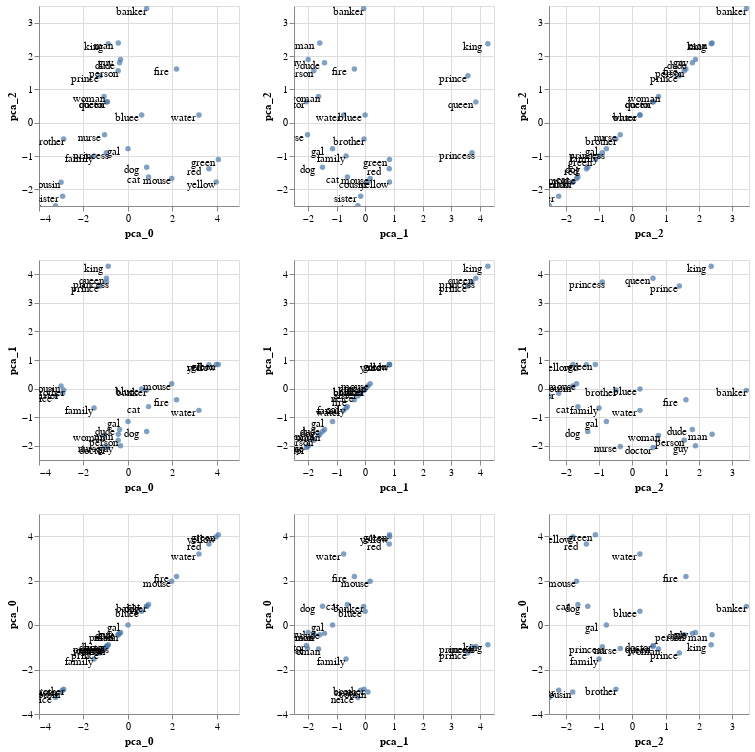

The cell this chart's notebook holds for it:
### Markdown cell above
But why go with only two plots when you can have an entire matrix?

### Code cell
pca_emb.plot_interactive_matrix('pca_0', 'pca_1', 'pca_2')

### Figure 1 — Vega-Lite specification as saved in the notebook (floating-point values rounded to 4 significant figures)
{"config": {"view": {"continuousWidth": 400, "continuousHeight": 300}}, "repeat": {"column": ["pca_0", "pca_1", "pca_2"], "row": ["pca_2", "pca_1", "pca_0"]}, "spec": {"layer": [{"mark": "circle", "encoding": {"text": {"type": "nominal", "field": "original"}, "tooltip": [{"type": "nominal", "field": "name"}, {"type": "nominal", "field": "original"}], "x": {"type": "quantitative", "field": {"repeat": "column"}}, "y": {"type": "quantitative", "field": {"repeat": "row"}}}, "selection": {"selector039": {"type": "interval", "bind": "scales", "encodings": ["x", "y"]}}}, {"mark": {"type": "text", "color": "black", "dx": -15, "dy": 3}, "encoding": {"text": {"type": "nominal", "field": "original"}, "tooltip": [{"type": "nominal", "field": "name"}, {"type": "nominal", "field": "original"}], "x": {"type": "quantitative", "field": {"repeat": "column"}}, "y": {"type": "quantitative", "field": {"repeat": "row"}}}}], "data": {"name": "data-ac1cd0032046acd832aa21b6b882d4c0"}, "height": 200, "width": 200}, "$schema": "https://vega.github.io/schema/vega-lite/v4.0.2.json", "datasets": {"data-ac1cd0032046acd832aa21b6b882d4c0": [{"pca_0": -1.254, "pca_1": 3.587, "pca_2": 1.41, "name": "prince", "original": "prince"}, {"pca_0": -0.9741, "pca_1": 3.729, "pca_2": -0.9015, "name": "princess", "original": "princess"}, {"pca_0": -1.05, "pca_1": -2.027, "pca_2": -0.3621, "name": "nurse", "original": "nurse"}, {"pca_0": -0.9151, "pca_1": -2.064, "pca_2": 0.626, "name": "doctor", "original": "doctor"}, {"pca_0": 0.843, "pca_1": -0.06273, "pca_2": 3.423, "name": "banker", "original": "banker"}, {"pca_0": -0.4313, "pca_1": -1.598, "pca_2": 2.393, "name": "man", "original": "man"}, {"pca_0": -1.073, "pca_1": -1.642, "pca_2": 0.7856, "name": "woman", "original": "woman"}, {"pca_0": -3.007, "pca_1": 0.08845, "pca_2": -1.788, "name": "cousin", "original": "cousin"}, {"pca_0": -3.256, "pca_1": -0.2641, "pca_2": -2.496, "name": "neice", "original": "neice"}, {"pca_0": -0.8844, "pca_1": 4.284, "pca_2": 2.366, "name": "king", "original": "king"}, {"pca_0": -0.9638, "pca_1": 3.863, "pca_2": 0.6199, "name": "queen", "original": "queen"}, {"pca_0": -0.3714, "pca_1": -1.431, "pca_2": 1.801, "name": "dude", "original": "dude"}, {"pca_0": -0.3302, "pca_1": -2.004, "pca_2": 1.894, "name": "guy", "original": "guy"}, {"pca_0": 0.005235, "pca_1": -1.151, "pca_2": -0.779, "name": "gal", "original": "gal"}, {"pca_0": 2.189, "pca_1": -0.3875, "pca_2": 1.608, "name": "fire", "original": "fire"}, {"pca_0": 0.8451, "pca_1": -1.501, "pca_2": -1.336, "name": "dog", "original": "dog"}, {"pca_0": 0.9291, "pca_1": -0.6315, "pca_2": -1.633, "name": "cat", "original": "cat"}, {"pca_0": 1.972, "pca_1": 0.1653, "pca_2": -1.675, "name": "mouse", "original": "mouse"}, {"pca_0": 3.646, "pca_1": 0.834, "pca_2": -1.379, "name": "red", "original": "red"}, {"pca_0": 0.6217, "pca_1": -0.01162, "pca_2": 0.2289, "name": "bluee", "original": "bluee"}, {"pca_0": 4.071, "pca_1": 0.8429, "pca_2": -1.108, "name": "green", "original": "green"}, {"pca_0": 3.974, "pca_1": 0.8421, "pca_2": -1.783, "name": "yellow", "original": "yellow"}, {"pca_0": 3.199, "pca_1": -0.7631, "pca_2": 0.2275, "name": "water", "original": "water"}, {"pca_0": -0.437, "pca_1": -1.806, "pca_2": 1.556, "name": "person", "original": "person"}, {"pca_0": -1.523, "pca_1": -0.6767, "pca_2": -0.9982, "name": "family", "original": "family"}, {"pca_0": -2.889, "pca_1": -0.05042, "pca_2": -0.4908, "name": "brother", "original": "brother"}, {"pca_0": -2.936, "pca_1": -0.1657, "pca_2": -2.209, "name": "sister", "original": "sister"}]}}
